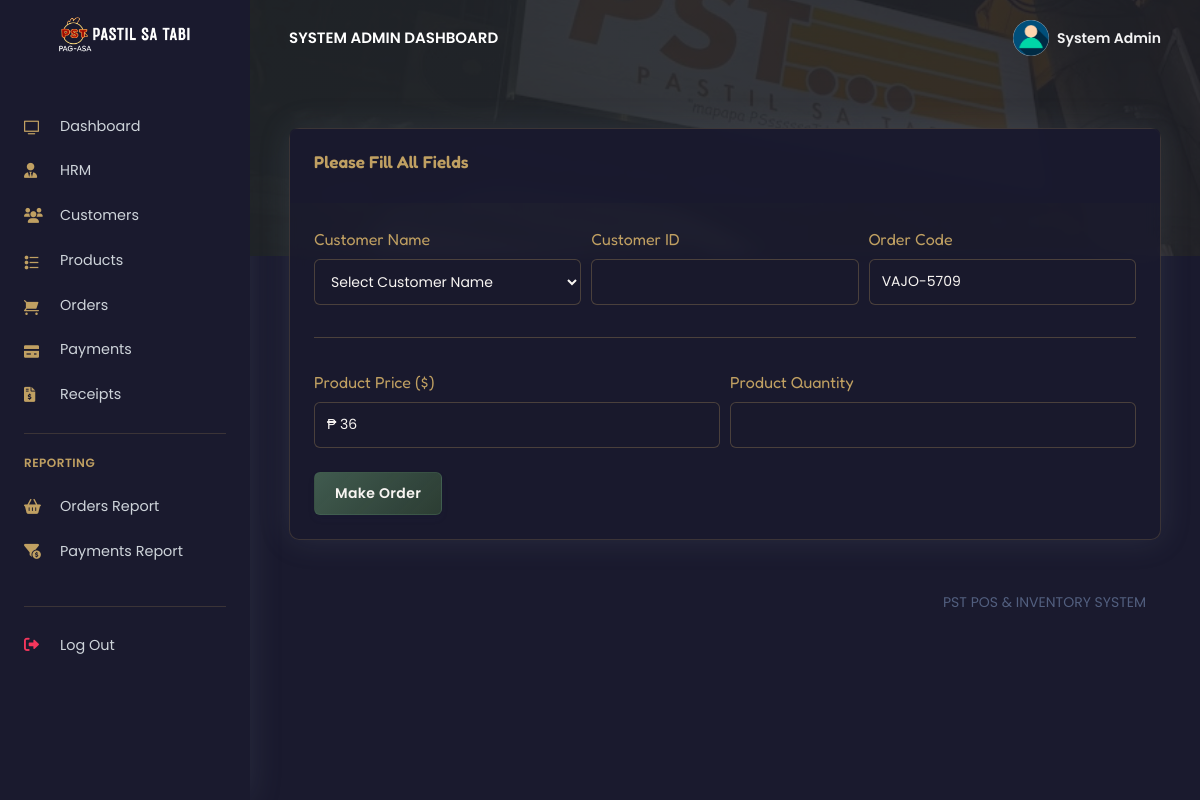
/PSTsystem/admin/make_oder.php?prod_id=c915e331cd&prod_name=B1 - Regular Beef&prod_price=36 (signed in), run on the app's committed database.
### tables this page shows
CREATE TABLE `rpos_admin` (
  `admin_id` varchar(200) NOT NULL,
  `admin_name` varchar(200) NOT NULL,
  `admin_email` varchar(200) NOT NULL,
  `admin_password` varchar(200) NOT NULL
);

CREATE TABLE `rpos_products` (
  `prod_id` varchar(200) NOT NULL,
  `prod_code` varchar(200) NOT NULL,
  `prod_name` varchar(200) NOT NULL,
  `prod_img` varchar(200) NOT NULL,
  `prod_desc` longtext NOT NULL,
  `prod_price` varchar(200) NOT NULL,
  `created_at` timestamp(6) NOT NULL DEFAULT current_timestamp(6) ON UPDATE current_timestamp(6)
);

### PSTsystem/admin/config/code-generator.php (called while the page is built, shortened)
<?php
    $length = 4;
    $alpha= substr(str_shuffle("QWERTYUIOPLKJHGFDSAZXCVBNM"),1,$length);
    $beta = substr(str_shuffle("1234567890"),1,$length);
?>

### PSTsystem/admin/make_oder.php (the view, shortened to what this page needs)
<?php
include('config/config.php');
include('config/code-generator.php');
require_once('partials/_head.php');
?>
<!DOCTYPE html>
<html lang="en">
<head>
    <link rel="stylesheet" href="https://cdnjs.cloudflare.com/ajax/libs/font-awesome/6.0.0/css/all.min.css">
</head>
<body>
  <?php
  require_once('partials/_sidebar.php');
  ?>
  <div class="main-content">
    <?php
    require_once('partials/_topnav.php');
    ?>
    <div style="background-image: url(assets/img/theme/pastil.jpg); background-size: cover;" class="header  pb-8 pt-5 pt-md-8">
    <span class="mask bg-gradient-dark opacity-8"></span>
    </div>
    <div class="container-fluid mt--8">
      <div class="row">
        <div class="col">
          <div class="card shadow">
            <div class="card-header border-0">
              <h3>Please Fill All Fields</h3>
            </div>
            <div class="card-body">
              <form method="POST" enctype="multipart/form-data">
                <div class="form-row">
                  <div class="col-md-4">
                    <label>Customer Name</label>
                    <select class="form-control" name="customer_name" id="custName" onChange="getCustomer(this.value)">
                      <option value="">Select Customer Name</option>
                    </select>
                  </div>
                  <div class="col-md-4">
                      <label>Customer ID</label>
                      <input type="text" name="customer_id" readonly id="customerID" class="form-control" style="background-color: rgba(26, 26, 46, 0.6); color: var(--text-light); border: 1px solid rgba(192, 160, 98, 0.3);">
                  </div>
                  <div class="col-md-4">
                    <label>Order Code</label>
                    <input type="text" name="order_code" value="<?php echo $alpha; ?>-<?php echo $beta; ?>" class="form-control" value="">
                  </div>
                </div>
                <hr>
                <?php
                $prod_id = $_GET['prod_id'];
                $ret = "SELECT * FROM  rpos_products WHERE prod_id = '$prod_id'";
                $stmt = $mysqli->prepare($ret);
                $stmt->execute();
                $res = $stmt->get_result();
                while ($prod = $res->fetch_object()) {
                ?>
                  <div class="form-row">
                      <div class="col-md-6">
                          <label>Product Price ($)</label>
                          <input type="text" readonly name="prod_price" value="₱ <?php echo $prod->prod_price; ?>" class="form-control" style="background-color: rgba(26, 26, 46, 0.6); color: var(--text-light); border: 1px solid rgba(192, 160, 98, 0.3);">
                      </div>
                      <div class="col-md-6">
                          <label>Product Quantity</label>
                          <input type="number" name="prod_qty" class="form-control" value="" min="1" step="1" onkeypress="return event.charCode >= 48 && event.charCode <= 57" required>
                      </div>
                  </div>
                <?php } ?>
                <br>
                <div class="form-row">
                  <div class="col-md-6">
                    <input type="submit" name="make" value="Make Order" class="btn btn-success" value="">
                  </div>
                </div>
              </form>
            </div>
          </div>
        </div>
      </div>
      <?php
      require_once('partials/_footer.php');
      ?>
    </div>
  </div>
</body>
</html>

### PSTsystem/admin/partials/_sidebar.php (shortened to what this page needs)
<?php
$admin_id = $_SESSION['admin_id'];
$ret = "SELECT * FROM  rpos_admin  WHERE admin_id = '$admin_id'";
$stmt = $mysqli->prepare($ret);
$stmt->execute();
$res = $stmt->get_result();
while ($admin = $res->fetch_object()) {
?>
  <nav class="navbar navbar-vertical fixed-left navbar-expand-md navbar-light sidebar" id="sidenav-main">
    <div class="container-fluid">
      <a class="navbar-brand pt-0" href="dashboard.php">
        <img src="assets/img/brand/repos.png" class="navbar-brand-img" alt="...">
      </a>
      <div class="collapse navbar-collapse" id="sidenav-collapse-main">
        <ul class="navbar-nav">
          <li class="nav-item">
            <a class="nav-link text-light" href="dashboard.php">
              <i class="ni ni-tv-2 text-gold"></i> Dashboard
            </a>
          </li>
          <li class="nav-item">
            <a class="nav-link text-light" href="hrm.php">
              <i class="fas fa-user-tie text-gold"></i> HRM
            </a>
          </li>
          <li class="nav-item">
            <a class="nav-link text-light" href="customers.php">
              <i class="fas fa-users text-gold"></i> Customers
            </a>
          </li>
          <li class="nav-item">
            <a class="nav-link text-light" href="products.php">
              <i class="ni ni-bullet-list-67 text-gold"></i> Products
            </a>
          </li>
          <li class="nav-item">
            <a class="nav-link text-light" href="orders.php">
              <i class="ni ni-cart text-gold"></i> Orders
            </a>
          </li>
          <li class="nav-item">
            <a class="nav-link text-light" href="payments.php">
              <i class="ni ni-credit-card text-gold"></i> Payments
            </a>
          </li>
          <li class="nav-item">
            <a class="nav-link text-light" href="receipts.php">
              <i class="fas fa-file-invoice-dollar text-gold"></i> Receipts
            </a>
          </li>
        </ul>
        <hr class="my-3" style="border-color: rgba(192, 160, 98, 0.2);">
        <h6 class="navbar-heading text-gold">Reporting</h6>
        <ul class="navbar-nav mb-md-3">
          <li class="nav-item">
            <a class="nav-link text-light" href="orders_reports.php">
              <i class="fas fa-shopping-basket text-gold"></i> Orders Report
            </a>
          </li>
          <li class="nav-item">
            <a class="nav-link text-light" href="payments_reports.php">
              <i class="fas fa-funnel-dollar text-gold"></i> Payments Report
            </a>
          </li>
        </ul>
        <hr class="my-3" style="border-color: rgba(192, 160, 98, 0.2);">
        <ul class="navbar-nav mb-md-3">
          <li class="nav-item">
            <a class="nav-link text-light" href="logout.php">
              <i class="fas fa-sign-out-alt text-danger"></i> Log Out
            </a>
          </li>
        </ul>
      </div>
    </div>
  </nav>
<?php } ?>

### PSTsystem/admin/partials/_topnav.php (shortened to what this page needs)
<?php
$admin_id = $_SESSION['admin_id'];
$ret = "SELECT * FROM  rpos_admin  WHERE admin_id = '$admin_id'";
$stmt = $mysqli->prepare($ret);
$stmt->execute();
$res = $stmt->get_result();
while ($admin = $res->fetch_object()) {
?>
    <nav class="navbar navbar-top navbar-expand-md navbar-dark" id="navbar-main">
        <div class="container-fluid">
            <a class="h4 mb-0 text-white text-uppercase d-none d-lg-inline-block" href="dashboard.php"><?php echo $admin->admin_name; ?> Dashboard</a>
            <ul class="navbar-nav align-items-center d-none d-md-flex">
                <li class="nav-item dropdown">
                    <a class="nav-link pr-0" href="#" role="button" data-toggle="dropdown" aria-haspopup="true" aria-expanded="false">
                        <div class="media align-items-center">
                            <span class="avatar avatar-sm rounded-circle">
                                <img alt="Image placeholder" src="assets/img/theme/user-a-min.png">
                            </span>
                            <div class="media-body ml-2 d-none d-lg-block">
                                <span class="mb-0 text-sm  font-weight-bold"><?php echo $admin->admin_name; ?></span>
                            </div>
                        </div>
                    </a>
                </li>
            </ul>
        </div>
    </nav>
<?php } ?>

### PSTsystem/admin/make_oder.php (style rules this page uses)
:root { --primary-dark: #1a1a2e; --primary-light: #f8f5f2; --accent-gold: #c0a062; --accent-red: #9e2b2b; --accent-green: #4a6b57; --accent-blue: #3a5673; --text-light: #f8f5f2; --text-dark: #1a1a2e; --transition-speed: 0.4s; }
body { background-color: var(--primary-dark); color: var(--text-light); font-family: 'Poppins', sans-serif; }
.header { background: url(assets/img/theme/pastil.jpg) no-repeat center center; background-size: cover; }
.mask { background-color: rgba(26, 26, 46, 0.5) !important; }
.card { background: rgba(26, 26, 46, 0.8); border: 1px solid rgba(192, 160, 98, 0.2); border-radius: 10px; backdrop-filter: blur(8px); transition: all var(--transition-speed) ease; box-shadow: 0 8px 32px rgba(0, 0, 0, 0.2); }
.card-header { background: rgba(26, 26, 46, 0.9); border-bottom: 1px solid rgba(192, 160, 98, 0.3); color: var(--accent-gold); font-family: 'Fredoka', sans-serif; }
.card-header h3 { color: var(--accent-gold); font-family: 'Fredoka', sans-serif; }
.form-control { background-color: rgba(26, 26, 46, 0.6); border: 1px solid rgba(192, 160, 98, 0.3); color: var(--text-light); transition: all var(--transition-speed) ease; }
label { color: var(--accent-gold); font-family: 'Fredoka', sans-serif; margin-bottom: 0.5rem; }
.btn-success { background: linear-gradient(135deg, rgba(74, 107, 87, 0.8), rgba(58, 86, 57, 0.6)); border: 1px solid rgba(74, 107, 87, 0.4); transition: all var(--transition-speed) ease; color: var(--text-light); }
.text-gold { color: var(--accent-gold) !important; }
hr { border-top: 1px solid rgba(192, 160, 98, 0.3); }
input[readonly] { background-color: rgba(26, 26, 46, 0.6) !important; color: var(--text-light) !important; border: 1px solid rgba(192, 160, 98, 0.3) !important; }
input[type="number"] { -moz-appearance: textfield; }

### data on the page
rpos_admin: admin_name "SYSTEM ADMIN", admin_name "System Admin"
rpos_products: prod_price "₱ 36"
